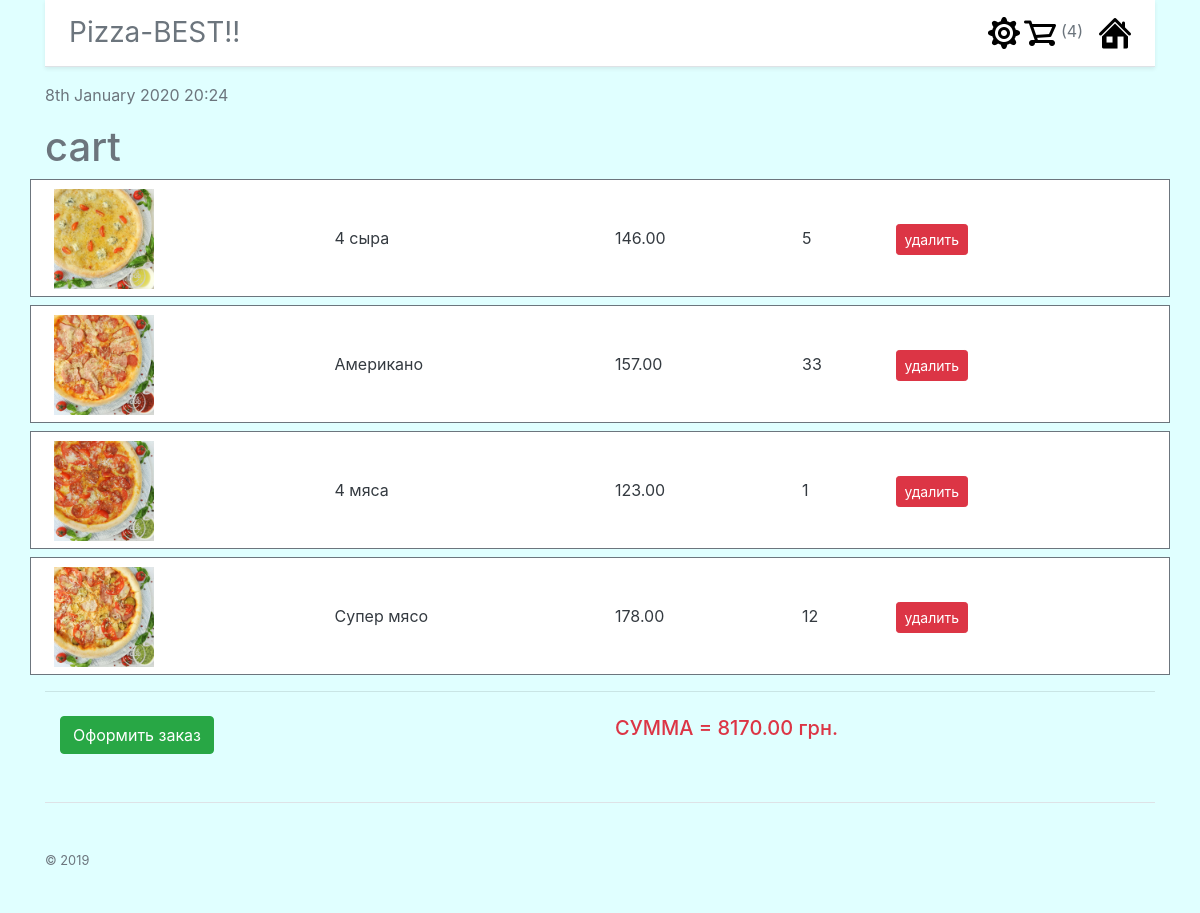
Page /cart/ on the committed database.
### pizza/models.py (models this page shows, shortened)
class Order(models.Model):
    pizzas = models.ManyToManyField(InstancePizza, blank=True)
    full_price = models.DecimalField(max_digits=12, decimal_places=2, default=0)

class InstancePizza(models.Model):
    name = models.CharField('Название', max_length=40)
    size = models.ForeignKey(Size, on_delete=models.CASCADE, verbose_name='Размер')
    price = models.DecimalField('Цена', max_digits=7, decimal_places=2, default=0)
    count = models.PositiveIntegerField('Количество', default=1)
    pizza_template = models.ForeignKey(Pizza, on_delete=models.CASCADE)

class Pizza(models.Model):
    name = models.CharField('Название', max_length=40)
    size = models.ForeignKey(Size, on_delete=models.CASCADE, verbose_name='Размер')
    price = models.DecimalField('Цена', max_digits=7, decimal_places=2, default=0)
    ingredient = models.ManyToManyField(Ingredient, verbose_name='Ингридиенты')
    description = models.CharField('Описание', max_length=300)
    image = models.ImageField(upload_to=image_folder)
    slug = models.SlugField()
    available = models.BooleanField('Наличие', default=True)
    class Meta:
        verbose_name = 'Пиццу'
        verbose_name_plural = 'Пиццы'
        ordering = ['name']

### pizza/views.py (the view)
# urls.py: path('cart/', views.PizzaCartView.as_view(), name='cart'),
class PizzaCartView(TemplateView):
    template_name = 'cart.html'
    def get_context_data(self, **kwargs):
        context = super(PizzaCartView, self).get_context_data(**kwargs)
        context['order'] = Order.objects.first()
        return context

### pizza/clientip.py (called while the page is built)
def list_ip(request):
    client_ip = get_client_ip(request)
    if LIST_IP.get(client_ip):
        print("IP такой есть = ", client_ip)
    else:
        LIST_IP[client_ip] = client_ip
        print("IP новый = ", client_ip)

def get_client_ip(request):
    x_forwarded_for = request.META.get('HTTP_X_FORWARDED_FOR')
    if x_forwarded_for:
        client_ip = x_forwarded_for.split(',')[0]
    else:
        client_ip = request.META.get('REMOTE_ADDR')
    return client_ip

### pizza/templates/cart.html (shortened to what this page needs)
{% extends "index.html"  %}
{% block application %}
<h1>cart</h1>
{% for pizza in order.pizzas.all %}
<div class=" row p-2 mb-2 bg-white text-dark border border-secondary" >
    <div class="col-lg-3 col-sm-3 col-xs-12" style="height: 100px; line-height: 100px;">
        <img  src="{{pizza.pizza_template.image.url}}" style="width: 100px; height: 100px;" />
    </div>
    <div  class="col-lg-3 col-sm-3 col-xs-12 mob-fix" style="height: 100px; line-height: 100px;">
        {{pizza.name}}
    </div>
    <div class="col-lg-2 col-sm-2 col-xs-12 mob-fix" style="height: 100px; line-height: 100px;">
        {{pizza.price}}
    </div>
    <div class="col-lg-1 col-sm-2 col-xs-12 mob-fix" style="height: 100px; line-height: 100px;">
        {{pizza.count}}
    </div>
    <div class="col-lg-3 col-sm-2 col-xs-12 mob-fix" style="height: 100px; line-height: 100px;">
        <form action="/cart/" method="post">
             <div class="form-group mr-sm-2">
                  <a href="/del_instance/{{pizza.id}}" class="btn btn-danger btn-sm" role="button"> удалить </a>
             </div>
        </form>
    </div>
  </div>
{% endfor %}
<hr class="mb-4">
 <div class="col-md-12">
     <form action=" ">
         <div class="row">
         <div class="col-md-6">
             <button class="btn btn-success"> Оформить заказ </button>
         </div>
         <div class="col-md-6">
             <h5 class="text-danger">СУММА = {{ order.full_price }} грн.</h5>
         </div>
         </div>
     </form>
 </div>
{% endblock%}

### pizza/templates/index.html (shortened to what this page needs)
<!DOCTYPE html>
{% load static %}
<link rel="stylesheet" href="{% static 'css/bootstrap.min.css'%}" type="text/css">
<html lang="en">
    <head>
    </head>
<body>
<div class="container">
    {% include "header.html" %}
        <p>{% now "jS F Y H:i" %}</p>
            {% block application %}
            {% endblock %}
    {% include "footer.html"%}
</div>
</body>
</html>

### pizza/templates/header.html
{% load static %}
<div class="page-header ">
    <div class="d-flex flex-column flex-md-row align-items-center p-3 px-md-4 mb-3 bg-white border-bottom shadow-sm">
        <h3 class="my-0 mr-md-auto font-weight-normal">Pizza-BEST!!</h3>
        <nav class="my-2 my-md-0 mr-md-3">
            <a href="/admin/"><img class="text-hide" src="{% static 'images/cog.png'%}" alt="Admin"> </a>
            <a href="{% url 'cart'%}"><img class="text-hide" src="{% static 'images/shopping_cart.png'%}"
                                           alt="Cart"></a>
            <a>({{ order.pizzas.all|length }})</a>
        </nav>
        <a href="{% url 'home'%}"> <img class="text-hide" src="{% static 'images/home2.png'%}" alt="Home"></a>
    </div>
</div>

### pizza/templates/footer.html
{% load static %}
<footer class="pt-4 my-md-5 pt-md-5 border-top">
    <div class="row">
      <div class="col-12 col-md">
        <small class="d-block mb-3 text-muted">&copy; 2019</small>
      </div>
    </div>
  </footer>

### pizza/templates/index.html (style rules this page uses)
body { background: #E0FFFF; color: #6c757d; }

### rows in the picture
Order: pizzas.all|length "4", full_price "8170.00"
InstancePizza: pizza_template.image (picture), name "4 сыра", price "146.00", count "5"
InstancePizza: pizza_template.image (picture), name "Американо", price "157.00", count "33"
InstancePizza: pizza_template.image (picture), name "4 мяса", price "123.00", count "1"
InstancePizza: pizza_template.image (picture), name "Супер мясо", price "178.00", count "12"
